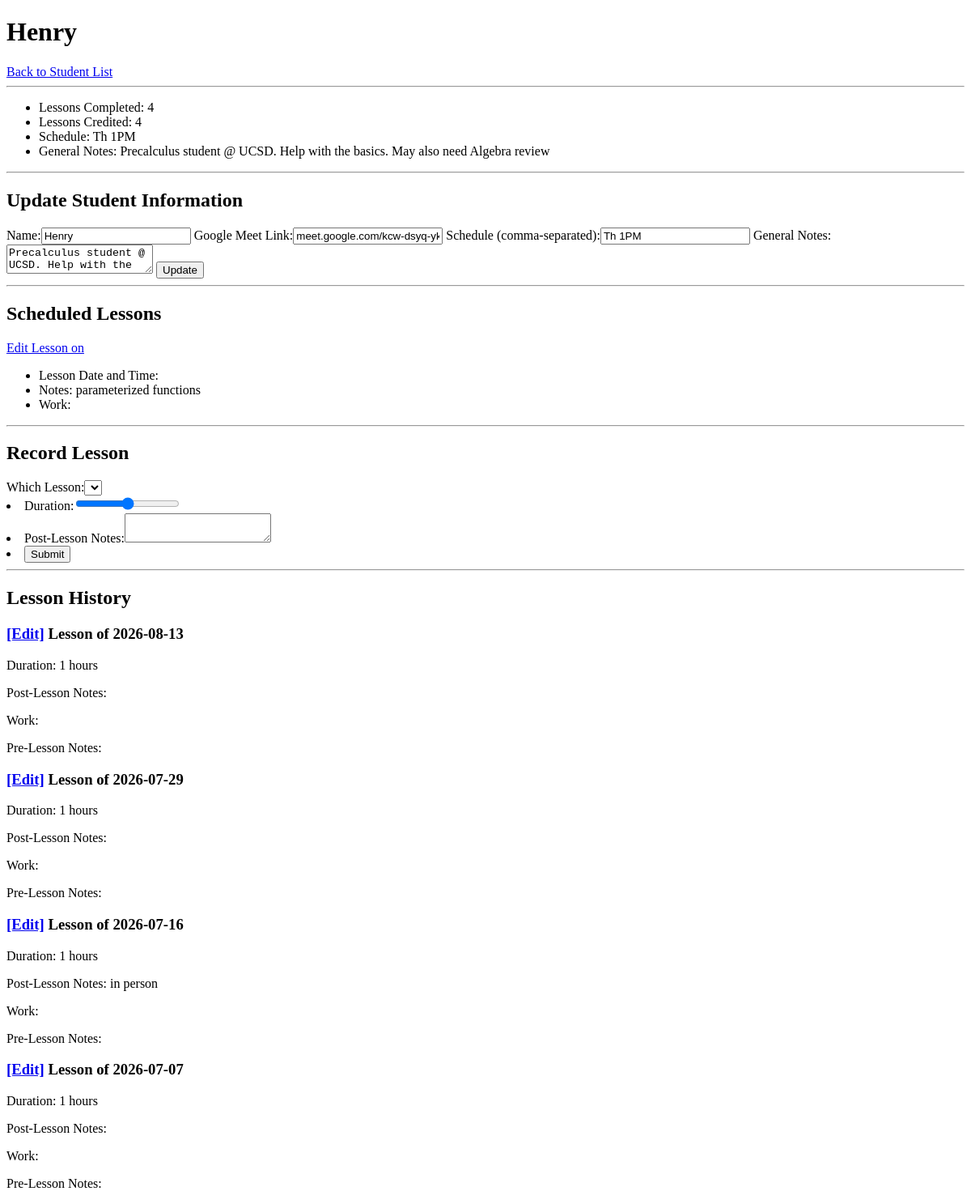
Page /students/student_chart/2 (signed in) on the earlier database version.
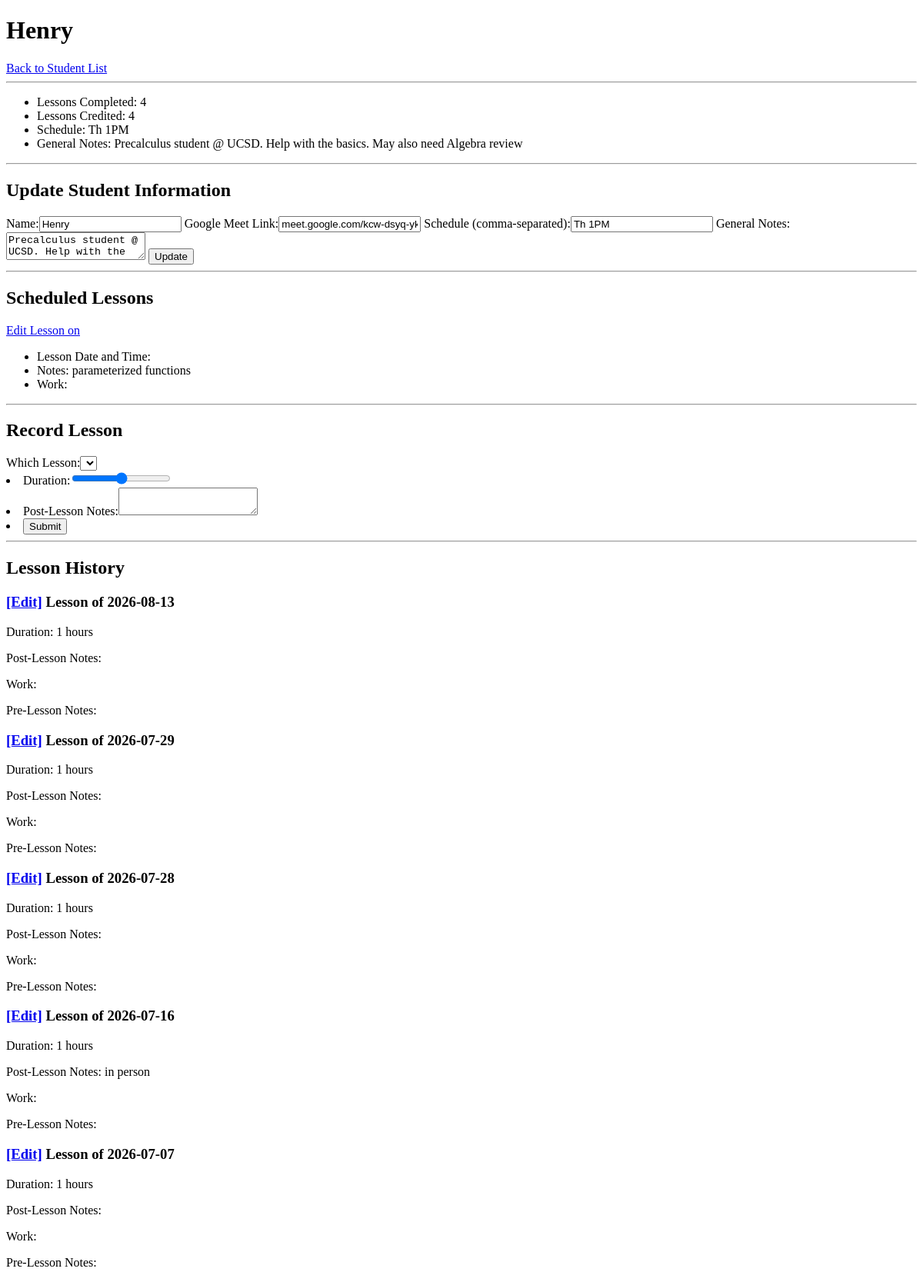
Same page on the later database version.
### app/models.py (models this page shows, shortened)
class Lesson(db.Model):
    id = db.Column(db.Integer, primary_key=True)
    student_id = db.Column(db.Integer, db.ForeignKey('student.id'), nullable=False)
    student_name = db.Column(db.String(100), db.ForeignKey('student.name'), nullable=False)
    lesson_date = db.Column(db.JSON, nullable=False)
    lesson_notes = db.Column(db.String(100), default='')
    lesson_work = db.Column(db.String(100), default='')
    post_lesson_notes = db.Column(db.String(100), default='')
    completed = db.Column(db.Boolean, default=False)
    lesson_duration = db.Column(db.Integer, default = 0)  # Duration in hours
    created_at = db.Column(db.DateTime, default=datetime.utcnow)

### app/students/routes.py (the view)
@students_bp.route('/student_chart/<int:student_id>')
@login_required
@admin_whitelist_check
def student_chart(student_id):
    student = Student.query.get_or_404(student_id)
    student.scheduled_lesson_ids = [lesson.id for lesson in Lesson.query.filter_by(student_id=student.id, completed=False).all()]
    db.session.commit()
    student_scheduled_lessons = Lesson.query.filter_by(student_id=student.id, completed=False).all()
    student_past_lessons = Lesson.query.filter_by(student_id=student.id, completed=True).order_by(Lesson.lesson_date.desc()).all()
    return render_template('student_chart.html', student=student, scheduled_lessons=student_scheduled_lessons, past_lessons=student_past_lessons)

### app/__init__.py (called while the page is built)
def create_app():
    app = Flask(__name__)
    app.config['SQLALCHEMY_DATABASE_URI'] = 'sqlite:///test.db'
    app.config['SECRET_KEY'] = 'secret_key'  # Replace with a secure key in production
    db.init_app(app)
    bcrypt.init_app(app)
    login_manager.init_app(app)
    login_manager.login_view = 'auth.login'
    from app.models import User
    @login_manager.user_loader
    def load_user(user_id):
        return User.query.get(int(user_id))
    from app.auth.routes import auth_bp
    from app.students.routes import students_bp
    from app.lessons.routes import lessons_bp
    app.register_blueprint(auth_bp, url_prefix='/auth')
    app.register_blueprint(students_bp, url_prefix='/students')
    app.register_blueprint(lessons_bp, url_prefix='/lessons')
    return app

### app/templates/student_chart.html (shortened to what this page needs)
<!DOCTYPE html>
<html lang="en">
<head>
</head>
<body>
    <h1>{{ student.name }}</h1>
    <a href="{{ url_for('students.index') }}">Back to Student List</a>
    <hr>
    <ul class="studentinfo">
        <li>Lessons Completed: {{ student.lessons_taken }}</li>
        <li>Lessons Credited: {{ student.lessons_credited }}</li>
        <li>Schedule: {{ student.schedule | join(', ') }}</li>
        <li>General Notes: {{ student.general_notes }}</li>
    </ul>
    <hr>
    <h2>Update Student Information</h2>
    <form action="{{ url_for('students.update_student', student_id=student.id) }}" method="post">
        <label for="student-name">Name:</label><input type="text" id="student-name" name="name" value="{{ student.name }}">
        <label for="student-meeting-link">Google Meet Link:</label><input type="text" id="student-meeting-link" name="meeting_link" value="{{ student.meeting_link }}">
        <label for="student-schedule">Schedule (comma-separated):</label><input type="text" id="student-schedule" name="schedule" value="{{ student.schedule | join(', ') }}">
        <label for="student-general-notes">General Notes:</label><textarea id="student-general-notes" name="general_notes">{{ student.general_notes }}</textarea>
        <button type="submit">Update</button>
    </form>
    <hr>
    <h2>Scheduled Lessons</h2>
        {% for lesson in scheduled_lessons %}
        <p><a href="{{ url_for('lessons.lesson_planner_edit_lesson', student_id=student.id, lesson_id=lesson.id) }}">Edit Lesson on {{ lesson.lesson_date }}</a></p>
        <ul>
            <li>Lesson Date and Time: {{ lesson.lesson_date }}</li>
            <li>Notes: {{ lesson.lesson_notes }}</li>
            <li>Work: {{ lesson.lesson_work }}</li>
        </ul>
        {% endfor %}
    <hr>
    <h2>Record Lesson</h2>
    <form action="{{ url_for('lessons.record_lesson', student_id=student.id) }}" method="post">
        <label for="which-lesson">Which Lesson:</label><select id="which-lesson" required name="lesson_id">
            {% for lesson in scheduled_lessons %}
                <option value="{{ lesson.id }}">{{ lesson.lesson_date }}</option>
            {% endfor %}
        </select>
        <li><label for="lesson-duration">Duration:</label><input type="range" id="lesson-duration" name="lesson_duration" min="0" max="2"></li>
        <li><label for="post_lesson-notes">Post-Lesson Notes:</label><textarea type="text" id="post_lesson-notes" name="post_lesson_notes"></textarea></li>
        <li><button type="submit">Submit</button></li>
    </form>
    <hr>
    <h2>Lesson History</h2>
    {% for lesson in past_lessons %}
        <div class="lesson-history">
            <h3><a href="{{ url_for('lessons.lesson_planner_edit_lesson', student_id=student.id, lesson_id=lesson.id) }}">[Edit]</a> Lesson of {{ lesson.lesson_date }}</h3>
            <p>Duration: {{ lesson.lesson_duration }} hours</p>
            <p>Post-Lesson Notes: {{ lesson.post_lesson_notes }}</p>
            <p>Work: {{ lesson.lesson_work }}</p>
            <p>Pre-Lesson Notes: {{ lesson.lesson_notes }}</p>
        </div>
    {% endfor %}
</body>
</html>

Differences in the rows shown:
added Lesson: lesson_date "2026-07-28", lesson_duration "1", shown under "Lesson History"
